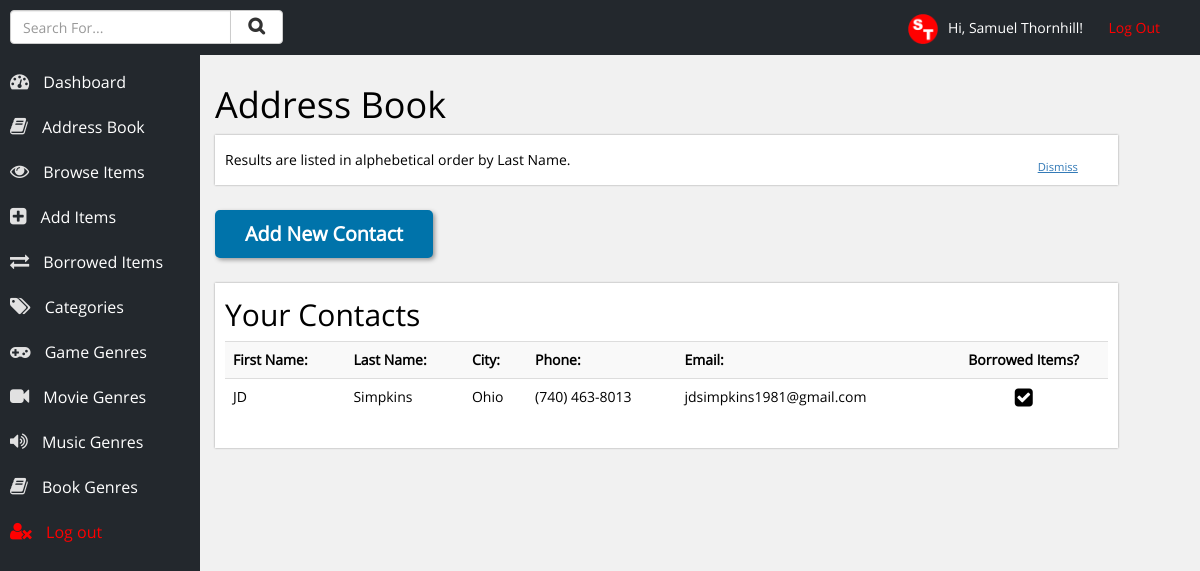
/contacts.php (signed in), run on the app's committed database.
### tables this page shows
CREATE TABLE IF NOT EXISTS `users` (
  `id` int(10) NOT NULL AUTO_INCREMENT,
  `username` varchar(20) NOT NULL,
  `name` varchar(50) NOT NULL,
  `password` varchar(12) NOT NULL,
  PRIMARY KEY (`id`)
);

CREATE TABLE IF NOT EXISTS `contacts` (
  `id` int(11) NOT NULL AUTO_INCREMENT,
  `fname` varchar(50) NOT NULL,
  `lname` varchar(50) NOT NULL,
  `email` varchar(200) NOT NULL,
  `phone` varchar(20) NOT NULL,
  `house_number` varchar(150) NOT NULL,
  `town` varchar(100) NOT NULL,
  `city` varchar(100) NOT NULL,
  `post_code` varchar(25) NOT NULL,
  `borrowed` int(1) NOT NULL,
  `notes` varchar(2000) NOT NULL,
  PRIMARY KEY (`id`)
);

### inc/account-info.php (called while the page is built, shortened)
<?php
	$loggedIn = $_SESSION['username'];
	$result = mysqli_query($con, "SELECT * FROM users WHERE username = '$loggedIn'");
	while ($row = mysqli_fetch_array($result)) {
		$name = $row['name'];
	}
?>

### contacts.php (the view, shortened to what this page needs)
<?php
	include ('inc/db_con.php');
	include ('inc/account-info.php');
	include ('inc/head.php');
?>
	<div class="row content-area">
		<h1>Address Book</h1>
		<div style="margin-bottom:25px;" class="col-xs-11 section hideOnclick">
			<p class="dismiss"><a href="#" onclick="dismiss()">Dismiss</a></p>
			<p>Results are listed in alphebetical order by Last Name.</p>
		</div>
			<button class="btn-custom" onclick="addContact()">Add New Contact</button>
		<div style="margin-top:25px;" class="col-xs-11 section">
			<h2>Your Contacts</h2>
			<table class="table table-contact table-striped">
				<tr>
					<th>First Name:</th>
					<th>Last Name:</th>
					<th>City:</th>
					<th>Phone:</th>
					<th>Email:</th>
					<th class="check" style="text-align:center;">Borrowed Items?</th>
				</tr>
							<?php
								include ('inc/db_con.php');
								$result = mysqli_query($con, "SELECT * FROM contacts ORDER BY lname ASC");
								while ($row = mysqli_fetch_array($result)) {
									echo '<tr class="list" onclick="location.href=\'contact.php?id=' . $row['id'] . '\'">';
										echo '<td>' . $row['fname'] . '</td>';
										echo '<td>' . $row['lname'] . '</td>';
										echo '<td>' . $row['city'] . '</td>';
										echo '<td>' . $row['phone'] . '</td>';
										echo '<td>' . $row['email'] . '</td>';
											echo '<td class="check">';
												if ($row['borrowed']>0) {
													echo '<i class="fa fa-check-square"></i>';
												}
											echo '</td>';
									echo '</tr>';
								}
							?>
			</table>
		</div>
	</div>
<?php include ('inc/footer.php'); ?>

### inc/head.php (shortened to what this page needs)
<!DOCTYPE html>
<html lang="en">
<head>
	<link rel="stylesheet" href="css/bootstrap.min.css" />
	<link rel="stylesheet" href="css/main.css" />
	<link rel="stylesheet" href="css/font-awesome.min.css" />
</head>
<body>
<div class="container-fluid">
	<header>
		<p class="log-out"><img style="max-height:30px; margin-right:10px;" src="images/logo.png" alt="Samuel Thornhill" />Hi, <?php echo $name; ?>! &nbsp; &nbsp; &nbsp; <a href="handlers/log-out.php">Log Out</a></p>
		<div class="row">
			<div class="col-xs-3">
				<p style="">
					<form action="search-results.php" method="POST">
						<div class="input-group">
							<input type="text" class="form-control" name="term" placeholder="Search For..." />
							<span class="input-group-btn">
								<button class="btn btn-default" style="margin-top:-20px;" type="submit" name="submit"><i class="fa fa-search" style="font-weight:bold; padding-left:5px; padding-right:5px; font-size:125%;"></i></button>
							</span>
						</div>
					</form>
				</p>
			</div>
		</div>
	</header>
	<div class="navigation">
		<ul>
			<li><a href="index.php"><i class="fa fa-tachometer"></i> Dashboard</a></li>
			<li><a href="contacts.php"><i class="fa fa-book"></i> Address Book</a></li>
			<li><a href="choose-category.php"><i class="fa fa-eye"></i> Browse Items</a></li>
			<li><a href="add-item.php"><i class="fa fa-plus-square"></i> Add Items</a></li>
			<li><a href="borrowed.php"><i class="fa fa-exchange"></i> Borrowed Items</a></li>
			<li><a href="categories.php"><i class="fa fa-tags"></i> Categories</a></li>
			<li><a href="genre.php?genre=Game"><i class="fa fa-gamepad"></i> Game Genres</a></li>
			<li><a href="genre.php?genre=Movie"><i class="fa fa-video-camera"></i> Movie Genres</a></li>
			<li><a href="genre.php?genre=Music"><i class="fa fa-volume-up"></i> Music Genres</a></li>
			<li><a href="genre.php?genre=Book"><i class="fa fa-book"></i> Book Genres</a></li>
			<li><a style="color:red;" href="handlers/log-out.php"><i style="color:red;" class="fa fa-user-times"></i> Log out</a></li>
		</ul>
	</div>

### css/main.css (style rules this page uses)
body { font-size: 14px; font-family: open-sans; background-color: #f1f1f1; color: black; }
header { width: 100%; background-color: #23282D; height: 55px; line-height: 55px; position: fixed; top: 0px; left: 0px; color: white; z-index: 99; padding-left: 10px; padding-right: 10px; }
header .log-out { float: right; margin-right: 30px; }
header .log-out a { text-decoration: none; color: red; }
.navigation { background-color: #23282D; width: 200px; height: 100%; float: left; position: fixed; top: 0px; left: 0px; padding-top: 40px; color: white; font-size: 16px; }
.navigation ul { list-style-type: none; margin: 0px; padding: 0px; margin-top: 20px; }
.navigation ul li { margin: 0px; padding: 0px; }
.navigation ul li a { color: white; text-decoration: none; height: 45px; line-height: 45px; display: block; padding-left: 10px; }
.navigation ul li a .fa { padding-right: 10px; font-size: 120%; color: #e1e1e1; }
.content-area { margin-left: 200px; padding-top: 65px; margin-bottom: 50px; }
.section { background-color: white; box-shadow: 0px 0px 2px #999; padding: 10px; }
.section h1, .section h2, .section h3, .section h4, .section h5, .section h6 { margin-top: 5px; }
.section p { margin: 0px; padding: 5px 0px 5px 0px; }
.dismiss { position: absolute; bottom: 5px; right: 40px; font-size: 80%; }
.dismiss a { text-decoration: underline; }
.btn-custom { background-color: #0073AA; border-radius: 5px; padding: 10px 30px 10px 30px; font-size: 140%; font-weight: bold; color: white; box-shadow: 2px 2px 4px #999; border: none; }
.table-contact tr.list td.check { text-align: center; }
.table-contact tr.list td.check .fa { font-size: 150%; }

### data on the page
users: name "Samuel Thornhill"
contacts: fname "JD", lname "Simpkins", city "Ohio", phone "(740) 463-8013", email "jdsimpkins1981@gmail.com", borrowed 1 (drawn)
